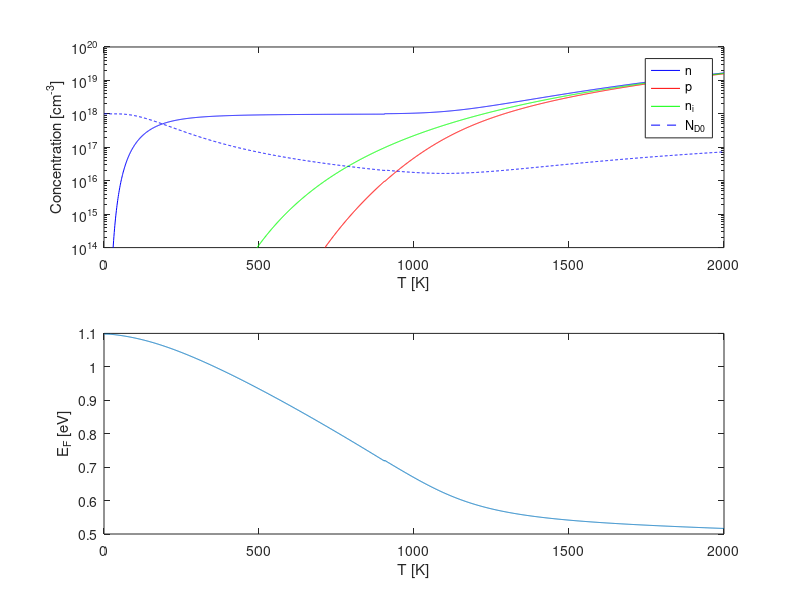

MATLAB code to generate this figure:
%% CC.M [Carrier Concentration]
% Lo script calcola la concentrazione di portatori al variare della
% temperatura nelle regioni I (freeze out), II (estrinseca) e III (intrinseca)
% nota la concentrazione di drogante

clear all
close all


% Concentrazione di droganti
Nd=1e18;%[cm-3] donori
Na=1e14;%[cm-3] accettori  
dEd=-0.045;%[eV] rispetto a Ec
dEa=0.045;%[eV] rispetto a Ev

% Costanti
q=1.6e-19;%[C]
hb=6.626e-34/2/pi;%[Js]
m0=9.1e-31;%[kg]
k=1.38e-23;%[JK-1]
T0=300;%[K]
Ec_Si=1.12;%[eV]
Nc_Si=3.22e19;%[cm-3]
Nv_Si=1.83e19;%[cm-3]

% Parametri liberi
Ev=0;%[eV]
Ec=Ec_Si;%[eV]
Ed=Ec+dEd;%[eV]
Ea=Ev+dEa;%[eV]


T=(1:2000)';%[K]

ni = zeros(numel(T),1);
n = zeros(numel(T),1);
p = zeros(numel(T),1);
Ef = zeros(numel(T),1);
Nd0 = zeros(numel(T),1); 
Na0 = zeros(numel(T),1);

for ik=1:numel(T)

Nc = Nc_Si*(T(ik)/T0)^1.5;%[cm-3]
Nv = Nv_Si*(T(ik)/T0)^1.5;%[cm-3]
ni(ik)=(Nc*Nv)^0.5*exp(-q*Ec/2/k/T(ik));%[cm-3]
Nc_=Nc/2*exp(-q*(Ec-Ed)/k/T(ik));
Nv_=Nv/4*exp(q*(Ev-Ea)/k/T(ik));
if Nd>=Na
     %n-I-II
     n(ik)=Nc_/2*((1+4*(Nd-Na)/Nc_)^0.5-1);
     if n(ik)/ni(ik)< 10
          %n-II-III
          n(ik)=(Nd-Na)/2+(((Nd-Na)/2)^2+ni(ik)^2)^0.5;%[cm-3]
     end
     p(ik)=ni(ik)^2/n(ik);%[cm-3]
     Ef(ik)=Ec+k*T(ik)/q*log(n(ik)/Nc);%[eV]
     Nd0(ik)=Nd/(1+exp(q*(Ed-Ef(ik))/k/T(ik))/2);%[cm-3]
else
     %p-I-II
     p(ik)=Nv_/2*((1+4*(Na-Nd)/Nv_)^0.5-1);
     if p(ik)/ni(ik)<1
          %p-II-III
          p(ik)=(Na-Nd)/2+(((Na-Nd)/2)^2+ni(ik)^2)^0.5;%[cm-3]
     end
     n(ik)=ni(ik)^2/p(ik);%[cm-3]
     Ef(ik)=Ev-k*T(ik)/q*log(p(ik)/Nv);%[eV]
     Na0(ik)=Na/(1+exp(-q*(Ea-Ef(ik))/k/T(ik))/4);%[cm-3]
end
end

%% Grafica
figure(1)

subplot(2,1,1)
if Nd>=Na
     semilogy(T,n,'b',T,p,'r',T,ni,'g',T,Nd0,'--b')
     legend('n', 'p','n_i', 'N_{D0}')
else
     semilogy(T,n,'b',T,p,'r',T,ni,'g',T,Na0,'--r')
     legend('n', 'p','n_i', 'N_{A0}')
end
axis([0 2000 1e14 1e20])
ylabel('Concentration [cm^{-3}]'), xlabel('T [K]')
hold on

subplot(2,1,2)
plot(T,Ef)
ylabel('E_F [eV]'), xlabel('T [K]')
hold on